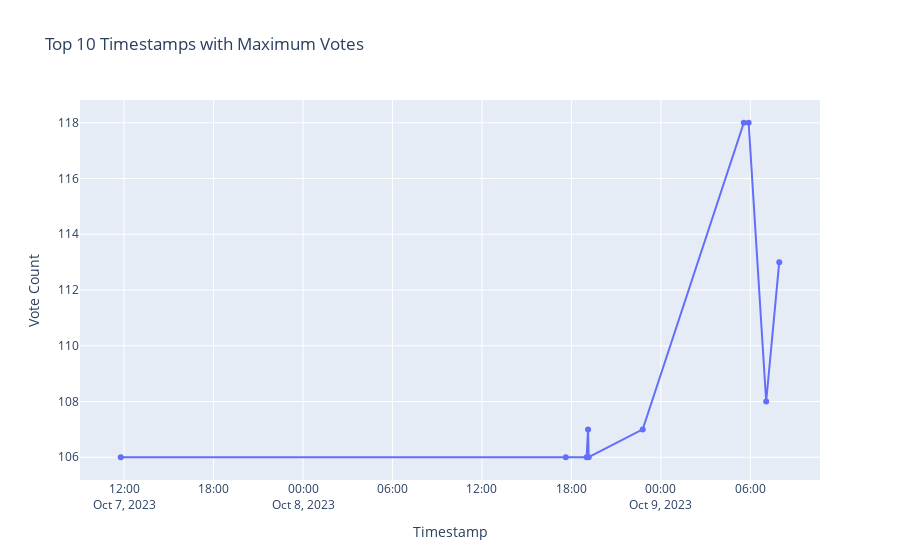

The code cell stored with this chart in its notebook:
### Code cell
# Create a line chart
fig = px.line(timestamps_sorted, x='Timestamp', y='Vote Count', 
              labels={'Timestamp': 'Timestamp', 'Vote Count': 'Vote Count'},
              title='Top 10 Timestamps with Maximum Votes')

# Update the line chart to include markers
fig.update_traces(mode='markers+lines')

# Show the chart
fig.show()
fig.write_html(r'Graphs\top-10-timestamp.html')

### Figure 1 — Plotly figure (JSON) as saved in the notebook; plotly's stock layout.template omitted (floating-point values rounded to 4 significant figures)
{"data": [{"hovertemplate": "Timestamp=%{x}<br>Vote Count=%{y}<extra></extra>", "legendgroup": "", "line": {"color": "#636efa", "dash": "solid"}, "marker": {"symbol": "circle"}, "mode": "markers+lines", "name": "", "orientation": "v", "showlegend": false, "type": "scatter", "x": ["2023-10-07 11:46:27", "2023-10-08 17:37:10", "2023-10-08 19:01:16", "2023-10-08 19:07:00", "2023-10-08 19:09:28", "2023-10-08 22:46:54", "2023-10-09 05:33:51", "2023-10-09 05:53:10", "2023-10-09 07:03:46", "2023-10-09 07:56:21"], "xaxis": "x", "y": [106, 106, 106, 107, 106, 107, 118, 118, 108, 113], "yaxis": "y"}], "layout": {"legend": {"tracegroupgap": 0}, "title": {"text": "Top 10 Timestamps with Maximum Votes"}, "xaxis": {"anchor": "y", "domain": [0, 1], "title": {"text": "Timestamp"}}, "yaxis": {"anchor": "x", "domain": [0, 1], "title": {"text": "Vote Count"}}}}
